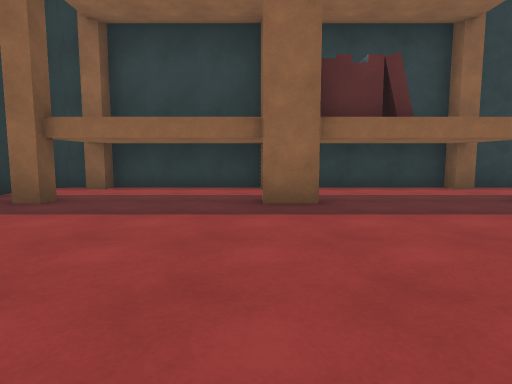
View 1 (above)

24 first-person views from a walk through a 3-D level made in the Unity game engine. The camera is 1.2 m above the floor, tilts 6° down and sees 75° across. The floor is counted in squares, 1.8 m on a side. Each view is taken from the middle of a square. On the plan, view 1 faces up. The plan holds only what a view shows up to about 10 squares ahead; the rest is blank. The place goes on beyond the plan. The player is left out. Surface patterns are stand-ins for the level's own textures.

View 2
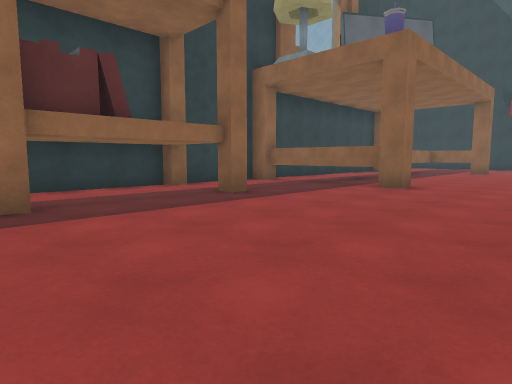

View 3
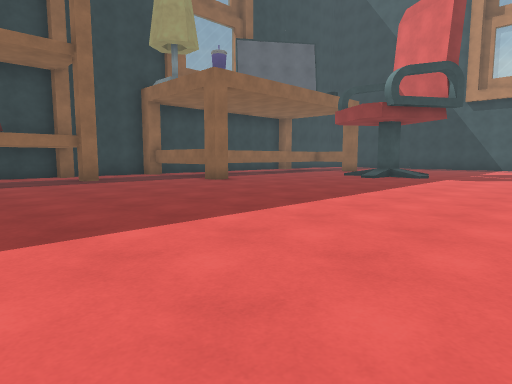

View 4
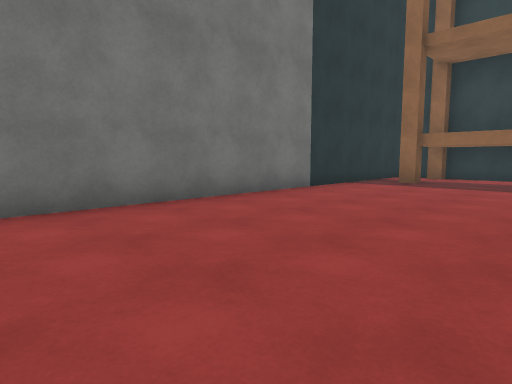

View 5
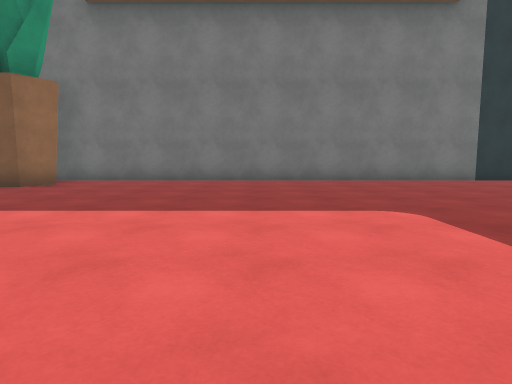

View 6
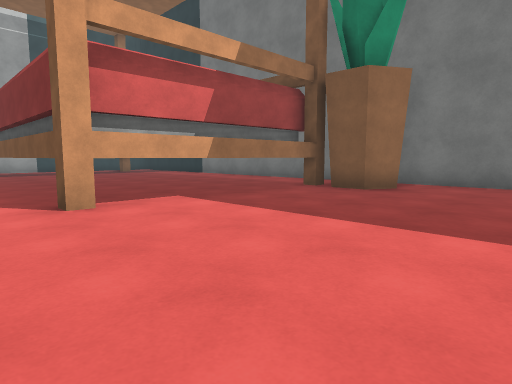

View 7
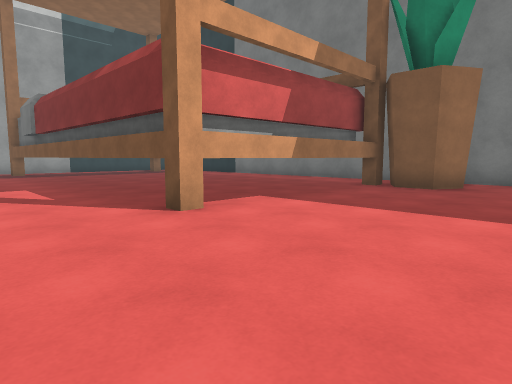

View 8
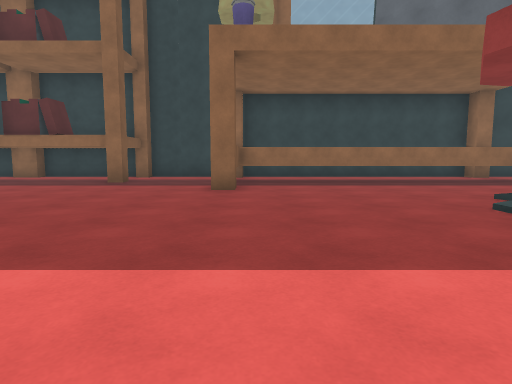

View 9
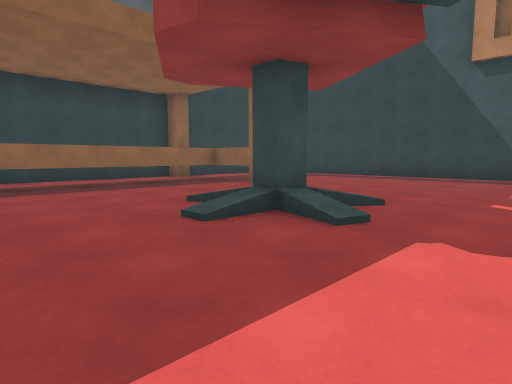

View 10
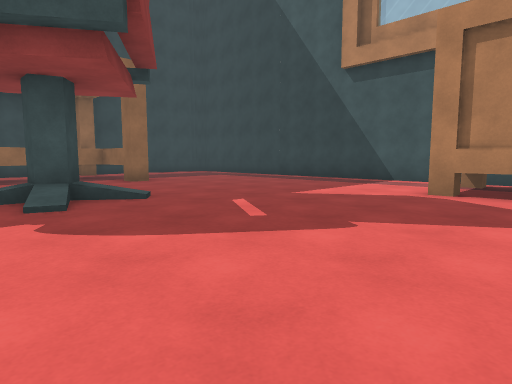

View 11
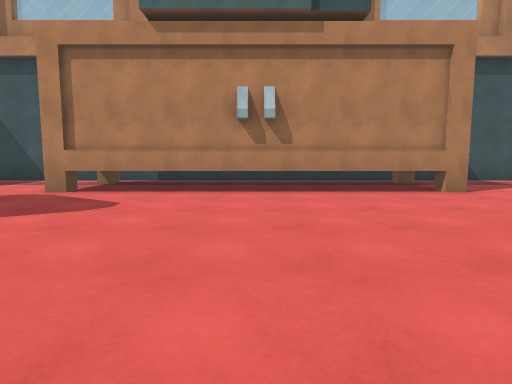

View 12
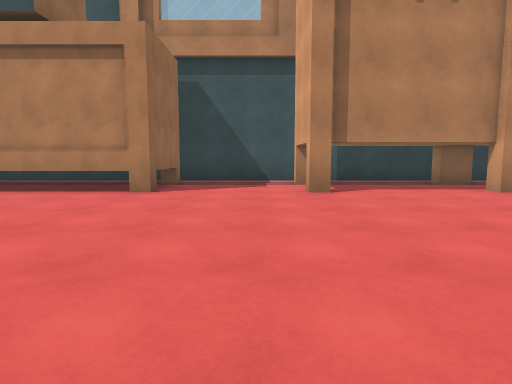

View 13
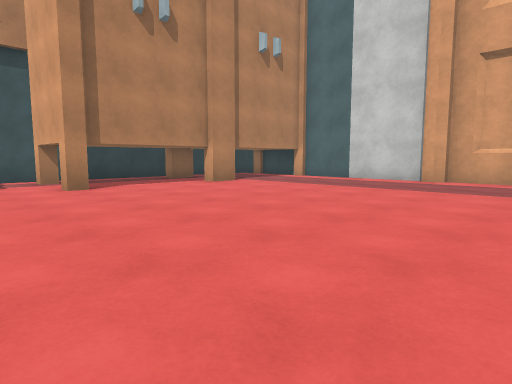

View 14
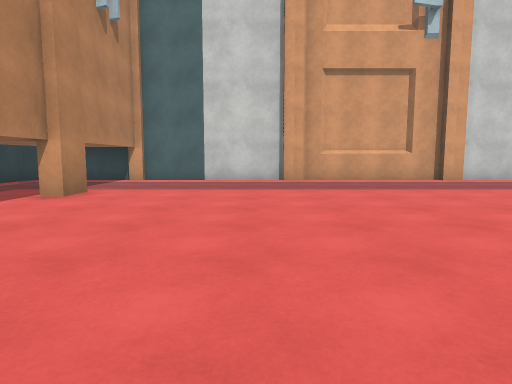

View 15
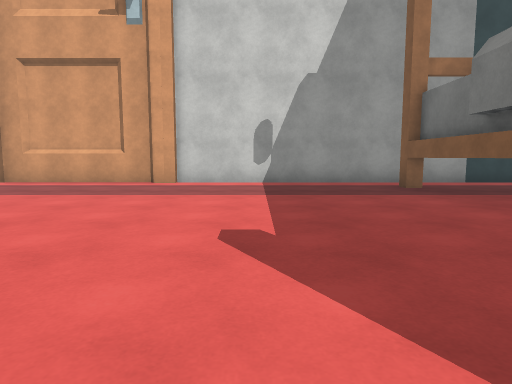

View 16
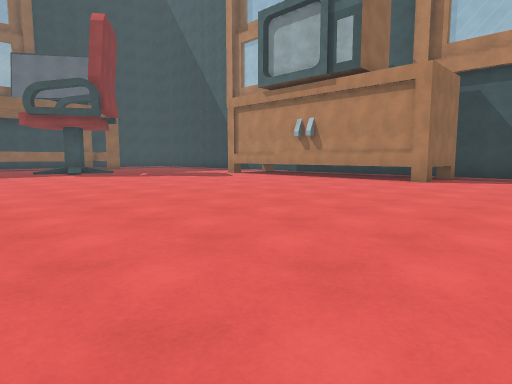

View 17
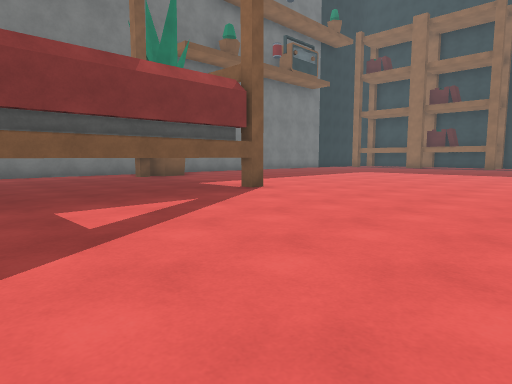

View 18
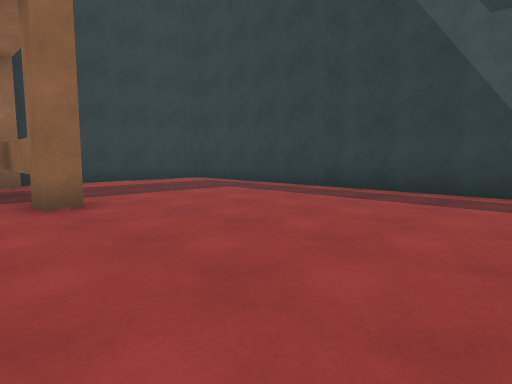

View 19
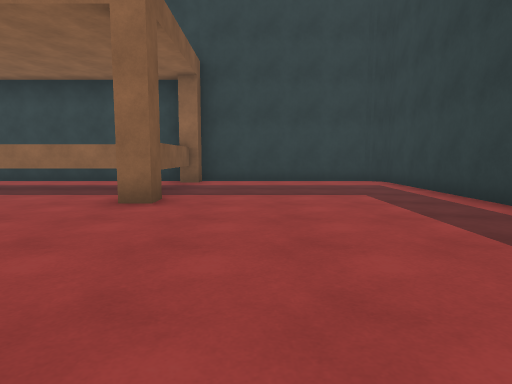

View 20
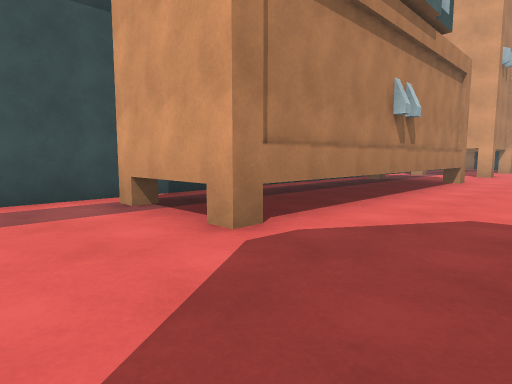

View 21
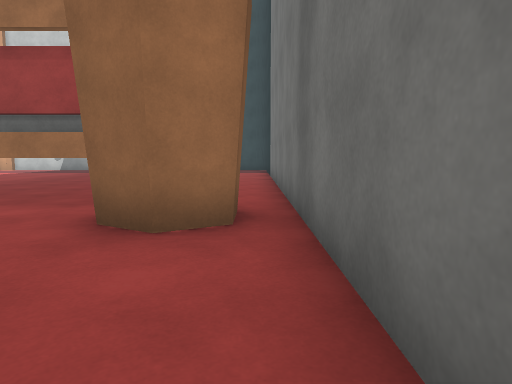

View 22
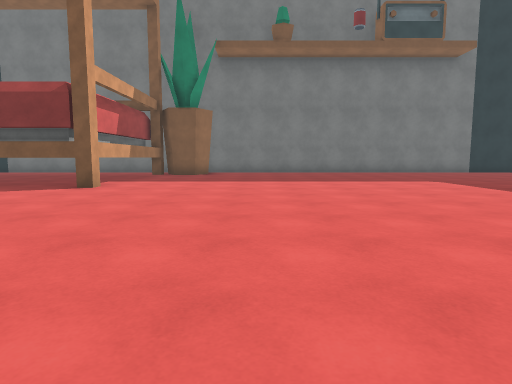

View 23
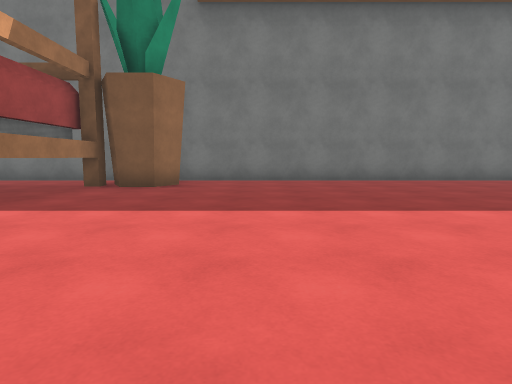

View 24
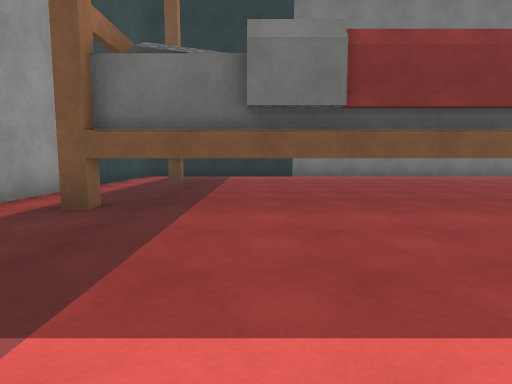

### Floor plan
Key: @ floor where view 1 was taken; # wall or solid block; x gap in a wall; . floor; / step, stairs or slope; T thing the floor can be seen under or through.
Columns run from 5 left of view 1 to 21 right of it. Each row starts with its distance up from view 1.
  8   ##########        ######
  7 ###..##..#..##      #....##
  6 #............#      #.....#
  5 #.#......#...########.....#
  4 #............#......#.....#
  3 #............#......#.....#
  2 #.........................#
  1 #................/ .......#
  0 #....@..........///.......#
 -1 #................//.......#
 -2 #.........................#
 -3 #.........................#
 -4 #......................####
 -5 #......................#
 -6 #......................#
 -7 #......................#
 -8 #......................#
 -9 #.#....................#
-10 #xT....................#
-11 #.TTTTTTT..............#
-12 #.      #..............####
-13 #.      #.................#
-14 #.      #.................#
-15 #.      #..............#..#
-16 #.      #.................#
-17         #.................#
-18         #.................#
-19         #..............#..#
-20         #.................#
-21   #    ##.................#
-22   ........................#
-23   #########################

Positions as (right, up) in squares from view 1, and headings:
1: (0, 0), facing up
2: (0, 0), facing up-right
3: (1, -5), facing up-right
4: (0, -4), facing up-left
5: (5, -4), facing left
6: (4, -6), facing down-left
7: (5, -7), facing down-left
8: (8, -4), facing up
9: (9, -3), facing up-right
10: (11, -6), facing up-right
11: (11, -8), facing right
12: (11, -14), facing right
13: (10, -13), facing down-right
14: (14, -13), facing down
15: (6, -14), facing down
16: (8, -15), facing up-right
17: (8, -16), facing up-left
18: (14, -2), facing up-right
19: (17, -2), facing up
20: (15, -2), facing down-right
21: (-4, -6), facing down
22: (10, -7), facing left
23: (5, -7), facing left
24: (7, -19), facing left
